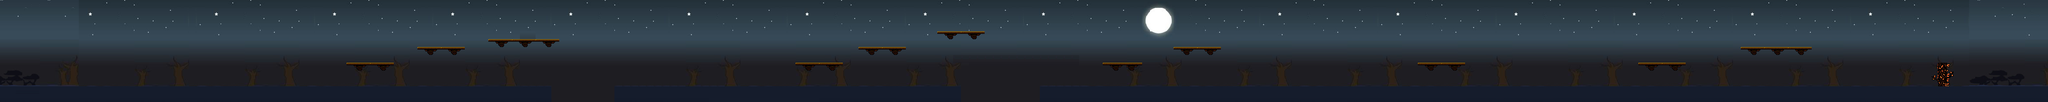

Rendered tile map (Tiled .tmx) drawn with the repository's tilesets; below, a short description and the map source with its tile grids summarised:
An orthogonal 260x13 tile map with 16x16 px tiles, 2 tile layers (Background, Texture), 4 tilesets and 50 objects.

<map version="1.8" tiledversion="1.8.4" orientation="orthogonal" renderorder="right-down" width="260" height="13" tilewidth="16" tileheight="16" infinite="0" nextlayerid="12" nextobjectid="96">
 <tileset firstgid="1" source="background.tsx" />
 <tileset firstgid="981" source="Ground.tsx" />
 <tileset firstgid="1716" source="AutumnHillsWall1x4_16.tsx" />
 <tileset firstgid="1728" source="MovingPlatform_8.tsx" />
 <layer id="1" name="Background" width="260" height="13">
  <data>[3380 cells, 3380 non-empty, 314 distinct tile ids]</data>
 </layer>
 <layer id="2" name="Texture" width="260" height="13">
  <data>[3380 cells, 524 non-empty, 48 distinct tile ids]</data>
 </layer>
 <objectgroup id="3" name="ground" visible="0">
  <object id="77" x="4000" y="160" height="16" />
  <object id="78" x="3104" y="160" height="16" />
  <object id="79" x="2448" y="160" height="16" />
  <object id="80" x="1952" y="160" height="16" />
  <object id="81" x="1744" y="160" height="16" />
  <object id="82" x="1120" y="160" height="16" />
  <object id="87" x="160" y="176" width="960" height="32" />
  <object id="89" x="160" y="144" height="32" />
  <object id="90" x="4000" y="144" height="32" />
  <object id="92" x="1248" y="176" width="704" height="32" />
  <object id="95" x="2112" y="176" width="1888" height="32" />
 </objectgroup>
 <objectgroup id="4" name="enemies">
  <object id="5" x="2432" y="80" width="16" height="16" />
  <object id="6" x="2928" y="112" width="16" height="16" />
  <object id="7" x="2784" y="160" width="16" height="16" />
  <object id="8" x="3312" y="160" width="16" height="16" />
  <object id="9" x="1792" y="160" width="16" height="16" />
  <object id="10" x="976" y="160" width="16" height="16" />
  <object id="13" x="3872" y="160" width="16" height="16" />
 </objectgroup>
 <objectgroup id="5" name="platform">
  <object id="14" x="3536" y="96" width="144" height="16" />
  <object id="16" x="2880" y="128" width="96" height="16" />
  <object id="17" x="2384" y="96" width="96" height="16" />
  <object id="20" x="1744" y="96" width="96" height="16" />
  <object id="22" x="992" y="80" width="144" height="16" />
  <object id="25" x="848" y="96" width="96" height="16" />
  <object id="64" x="704" y="128" width="96" height="16" />
  <object id="65" x="1616" y="128" width="96" height="16" />
  <object id="66" x="1904" y="64" width="96" height="16" />
  <object id="73" x="2240" y="128" width="80" height="16" />
  <object id="76" x="3328" y="128" width="96" height="16" />
 </objectgroup>
 <objectgroup id="6" name="finish">
  <object id="27" x="3936" y="128" width="16" height="48" />
 </objectgroup>
 <objectgroup id="7" name="barrier">
  <object id="67" x="2480" y="80" height="16" />
  <object id="68" x="2384" y="80" height="16" />
  <object id="74" x="2880" y="112" height="16" />
  <object id="75" x="2976" y="112" height="16" />
  <object id="91" x="848" y="160" height="16" />
 </objectgroup>
 <objectgroup id="8" name="coins">
  <object id="40" x="1040" y="64" width="16" height="16" />
  <object id="41" x="1056" y="64" width="16" height="16" />
  <object id="42" x="1072" y="64" width="16" height="16" />
  <object id="44" x="736" y="112" width="16" height="16" />
  <object id="45" x="1664" y="112" width="16" height="16" />
  <object id="46" x="1952" y="48" width="16" height="16" />
  <object id="47" x="2416" y="80" width="16" height="16" />
  <object id="48" x="3584" y="80" width="16" height="16" />
  <object id="49" x="3600" y="80" width="16" height="16" />
  <object id="50" x="3616" y="80" width="16" height="16" />
 </objectgroup>
 <objectgroup id="9" name="health">
  <object id="52" x="3392" y="112" width="16" height="16" />
  <object id="53" x="3536" y="160" width="16" height="16" />
  <object id="54" x="1488" y="160" width="16" height="16" />
  <object id="55" x="3808" y="160" width="16" height="16" />
 </objectgroup>
 <objectgroup id="10" name="skylimit">
  <object id="61" x="144" y="0" width="3856" />
 </objectgroup>
</map>
